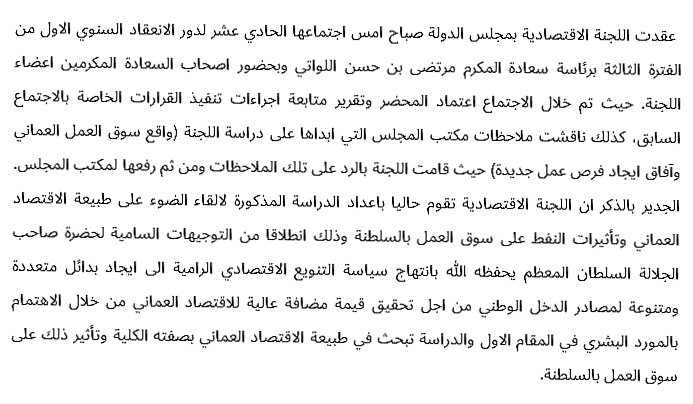
#> input picture inputs/csep1622.png, 693 x 404 px; its folder holds only this picture in this run
$ python split_lines_subwords.py   (older library calls are emulated)
#> lines starting #> are read from the running program, lines starting #| are printed output that depends on the picture; after the words box and inside, x2 and y2 are one past the last pixel; in counts of white or black regions, pixels touching at a corner belong together
#> further down, image is the input picture: shape (404, 693, 3); min 0, max 255, mean 238.6
import numpy as np
import argparse
import cv2
import matplotlib.pyplot as plt
import os
import shutil


def most_frequent(List):
    return max(set(List), key=List.count)


def display_image(label, image):
    cv2.imshow(label, image)
    cv2.waitKey(0)
    cv2.destroyAllWindows()


def convert_to_binary(image):
    # gray = cv2.cvtColor(image, cv2.COLOR_BGR2GRAY)
    _, thresh = cv2.threshold(image, 127, 255, cv2.THRESH_BINARY)
    return thresh


def convert_to_binary_and_invert(image):
    # convert to greyscale then flip black and white
    gray = cv2.cvtColor(image, cv2.COLOR_BGR2GRAY)
    _, thresh = cv2.threshold(gray, 127, 255, cv2.THRESH_BINARY_INV)
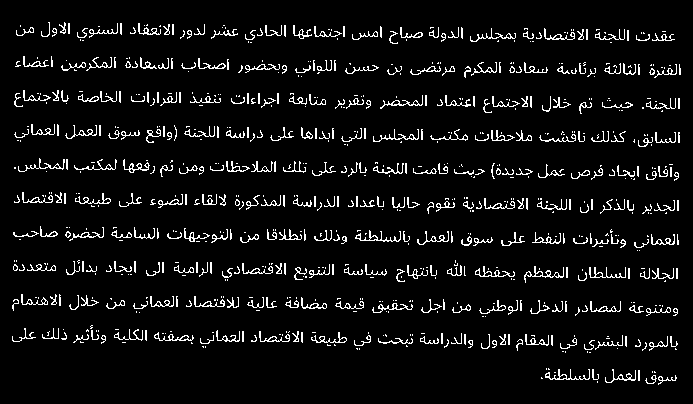
#> thresh: shape (404, 693); 6.3% white in thin lines or dots, all inside (x1, y1, x2, y2) = (12, 22, 681, 385)
    return thresh


# [29 lines left out: functions get_base_line_y_coord, get_horizontal_projection, get_vertical_projection, not called in this run]


def deskew(image):
    # get all white pixels coords (the foreground pixels)
    coords = np.column_stack(np.where(image > 0))
#> coords = 17731 pairs, first value 22 to 384, second value 12 to 680
    # minAreaRect computes the minimum rotated rectangle that contains the entire text region.
    angle = cv2.minAreaRect(coords)[-1]
#> angle = -0.716
    if angle < -45:
        angle = -(90 + angle)
    else:
        angle = -angle
#> angle = 0.716
    # now rotate the image with the obtained angle
    (h, w) = image.shape[:2]
#> h = 404; w = 693
    center = (w // 2, h // 2)
#> center = (346, 202)
    # calculate rotation matrix
    M = cv2.getRotationMatrix2D(center, angle, 1.0)
#> M = [[1, 0.0125, -2.5], [-0.0125, 1, 4.34]]

    rotated = cv2.warpAffine(image, M, (w, h), flags=cv2.INTER_CUBIC, borderMode=cv2.BORDER_REPLICATE)
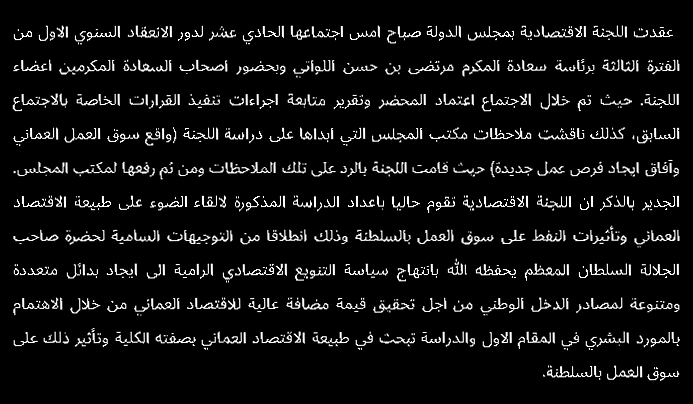
#> rotated: shape (404, 693); min 0, max 255, mean 17
#> in convert_to_binary, `_, thresh = cv2.threshold(image, 127, 255, cv2.THRESH_BINARY)`:
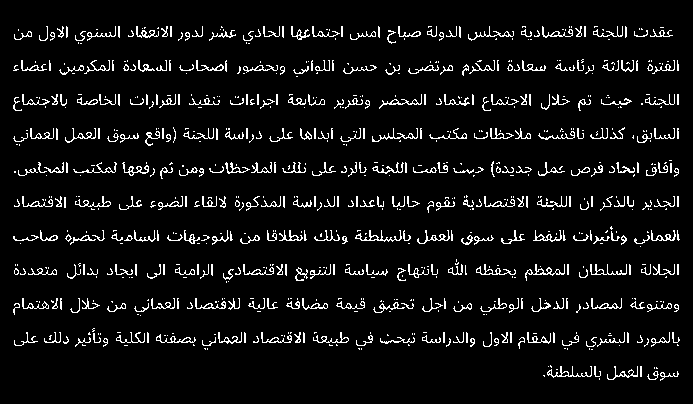
#> thresh: shape (404, 693); 6.5% white in thin lines or dots, all inside (x1, y1, x2, y2) = (13, 26, 680, 381)

    return rotated


# [115 lines left out: functions get_largest_connected_component, get_distances, get_pen_size, segment_lines, not called in this run]


def segment_words_dilate(path):

    # should have a loop here on all files
#> (the run stopped early here; a loop or call above may not have finished)
